Frame 1 (no input): blank canvas, image omitted
Frame 60 (the mouse pressed at the canvas centre just before this capture): blank canvas, image omitted
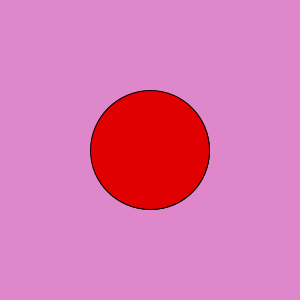
Frame 120 (the mouse held since frame 60 and released just before this capture)

The Processing sketch whose frames 1 and 60 were blank and that drew this single picture after the mouse press (run headless with seeded random() and noise(); from frame 60 on, the mouse is pressed at the canvas centre):

// Processing sketch: processing_19494
// ── processing_19494.pde

void setup(){
  size(300,300);
  background(222,136,203);
}

int x=0;

void draw(){
  if(x>300){
     fill(193,135,179);
     ellipse(width/2,3*height/4,50,50);  
     noFill();
     strokeWeight(3);
     curve(width/5 +50,height/2 -50,width/3.5,height/2,width/2.5,height/2,width/5 +70,height/2 -50);
     curve(100+ width/5 +50,height/2 -50,100+ width/3.5,height/2,100+ width/2.5,height/2,100+ width/5 +70,height/2 -50);
      }else{
        if(x>200){
          fill(250,216,43);
          ellipse(width/2,height/6,30,30);
        }else{
          if(x>150){
            fill(240,169,133);
            ellipse(width/2,height/2,x,x);
           }else{
             if(x>100){
               fill(225,0,0);
               ellipse(width/2,height/2,x,x);
             }
           }
         }
      }
  x++;
}

  
